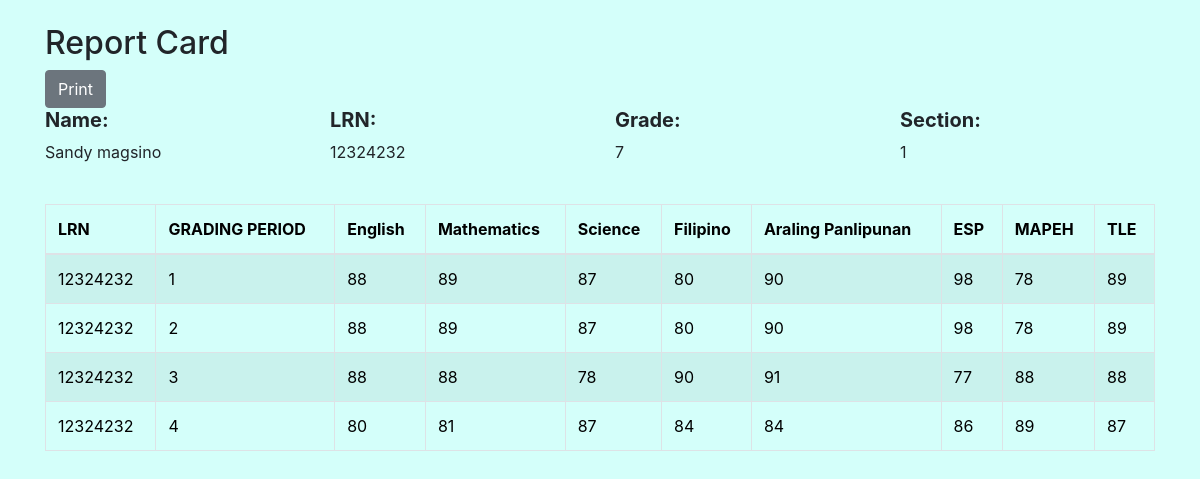
The app's page /gradestemp.php (signed in) with its own data.
### tables this page shows
CREATE TABLE `students` (
  `id` int(244) NOT NULL,
  `firstname` varchar(55) NOT NULL,
  `middlename` varchar(55) NOT NULL,
  `lastname` varchar(55) NOT NULL,
  `gender` varchar(55) NOT NULL,
  `dateofbirth` varchar(55) NOT NULL,
  `bloodgroup` varchar(55) NOT NULL,
  `religion` varchar(55) NOT NULL,
  `email` varchar(55) NOT NULL,
  `password` varchar(55) NOT NULL,
  `grade` varchar(55) NOT NULL,
  `section` varchar(55) NOT NULL,
  `lrn` varchar(55) NOT NULL,
  `phonenumber` varchar(55) NOT NULL,
  `role` varchar(55) NOT NULL DEFAULT 'student',
  `dateenrolled` timestamp NOT NULL DEFAULT current_timestamp(),
  `class_id` int(123) NOT NULL
);

CREATE TABLE `gradingsystem` (
  `id` int(11) NOT NULL,
  `lrn` int(111) NOT NULL,
  `gradingperiod` varchar(111) NOT NULL,
  `english` int(11) NOT NULL,
  `mathematics` int(11) NOT NULL,
  `science` int(11) NOT NULL,
  `filipino` int(11) NOT NULL,
  `aralingpanlipunan` int(11) NOT NULL,
  `esp` int(11) NOT NULL,
  `mapeh` int(11) NOT NULL,
  `tle` int(11) NOT NULL
);

### gradestemp.php (the view, shortened to what this page needs)
<?php
$email = $_SESSION["id"]["email"];
$conn = new mysqli('localhost', 'root', '', 'userdb');
$stmt = $conn->prepare("SELECT * FROM students WHERE email = ?");
$stmt->bind_param("s", $email);
$stmt->execute();
$result = $stmt->get_result();
$userInfo = $result->fetch_assoc();
?>
<?php
$servername = "localhost";
$username = "root";
$password = "";
$dbname = "userdb";
$conn = new mysqli($servername, $username, $password, $dbname);
?>
<?php
$lrn = $userInfo["lrn"];
$lrn_to_display = $lrn;
$sql = "SELECT * FROM gradingsystem WHERE lrn = '$lrn_to_display'";
$result = $conn->query($sql);
?>
<!DOCTYPE html>
<html lang="en">
<head>
    <link rel="stylesheet" href="https://maxcdn.bootstrapcdn.com/bootstrap/4.5.2/css/bootstrap.min.css">
</head>
<body>
    <div class="container mt-4">
        <h2>Report Card</h2>
        <button onclick="window.print();return false;" class="btn btn-secondary">Print</button>
        <div class="row">
            <div class="col-md-3">
                <h5 class="font-weight-bold">Name:</h5>
                <p><?php echo isset($userInfo["firstname"]) ? $userInfo["firstname"] : ''; ?>
                <?php echo isset($userInfo["lastname"]) ? $userInfo["lastname"] : ''; ?></p>
            </div>
            <div class="col-md-3">
                <h5 class="font-weight-bold">LRN:</h5>
                <p><?php echo isset($userInfo["lrn"]) ? $userInfo["lrn"] : ''; ?></p>
            </div>
            <div class="col-md-3">
                <h5 class="font-weight-bold">Grade:</h5>
                <p><?php echo isset($userInfo["grade"]) ? $userInfo["grade"] : ''; ?></p>
            </div>
            <div class="col-md-3">
                <h5 class="font-weight-bold">Section:</h5>
                <p><?php echo isset($userInfo["section"]) ? $userInfo["section"] : ''; ?></p>
            </div>
        </div>
        <table class="table table-bordered table-striped mt-4" style="border:1px solid black; color:black;">
            <thead>
                <tr>
                    <th>LRN</th>
                    <th>GRADING PERIOD</th>
                    <th>English</th>
                    <th>Mathematics</th>
                    <th>Science</th>
                    <th>Filipino</th>
                    <th>Araling Panlipunan</th>
                    <th>ESP</th>
                    <th>MAPEH</th>
                    <th>TLE</th>
                </tr>
            </thead>
            <tbody>
                <?php
                while ($row = $result->fetch_assoc()) {
                    echo "<tr>";
                    echo "<td>" . $row['lrn'] . "</td>";
                    echo "<td>" . $row['gradingperiod'] . "</td>";
                    echo "<td>" . $row['english'] . "</td>";
                    echo "<td>" . $row['mathematics'] . "</td>";
                    echo "<td>" . $row['science'] . "</td>";
                    echo "<td>" . $row['filipino'] . "</td>";
                    echo "<td>" . $row['aralingpanlipunan'] . "</td>";
                    echo "<td>" . $row['esp'] . "</td>";
                    echo "<td>" . $row['mapeh'] . "</td>";
                    echo "<td>" . $row['tle'] . "</td>";
                    echo "</tr>";
                }
                ?>
            </tbody>
        </table>
    </div>
</body>
</html>

### gradestemp.php (style rules this page uses)
body { background-color: #D4FFFA; }

### records on screen
students: firstname "Sandy", lastname "magsino", lrn "12324232", grade "7", section "1"
gradingsystem: lrn "12324232", gradingperiod "1", english "88", mathematics "89", science "87", filipino "80", aralingpanlipunan "90", esp "98", mapeh "78", tle "89"
gradingsystem: lrn "12324232", gradingperiod "2", english "88", mathematics "89", science "87", filipino "80", aralingpanlipunan "90", esp "98", mapeh "78", tle "89"
gradingsystem: lrn "12324232", gradingperiod "3", english "88", mathematics "88", science "78", filipino "90", aralingpanlipunan "91", esp "77", mapeh "88", tle "88"
gradingsystem: lrn "12324232", gradingperiod "4", english "80", mathematics "81", science "87", filipino "84", aralingpanlipunan "84", esp "86", mapeh "89", tle "87"
